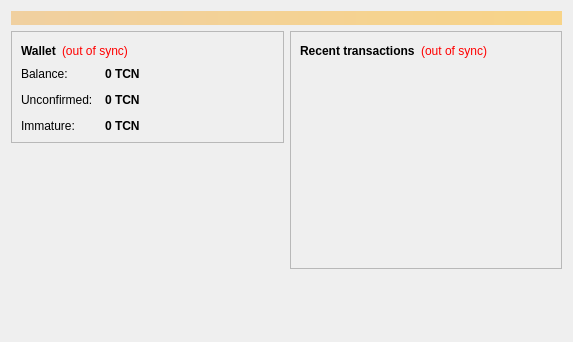
<?xml version="1.0" encoding="UTF-8"?>
<ui version="4.0">
 <class>OverviewPage</class>
 <widget class="QWidget" name="OverviewPage">
  <property name="geometry">
   <rect>
    <x>0</x>
    <y>0</y>
    <width>573</width>
    <height>342</height>
   </rect>
  </property>
  <property name="windowTitle">
   <string>Form</string>
  </property>
  <layout class="QVBoxLayout" name="topLayout">
   <item>
    <widget class="QLabel" name="labelAlerts">
     <property name="visible">
      <bool>false</bool>
     </property>
     <property name="styleSheet">
      <string notr="true">background-color: qlineargradient(x1: 0, y1: 0, x2: 1, y2: 0, stop:0 #F0D0A0, stop:1 #F8D488); color:#000000;</string>
     </property>
     <property name="wordWrap">
      <bool>true</bool>
     </property>
     <property name="margin">
      <number>3</number>
     </property>
    </widget>
   </item>
   <item>
    <layout class="QHBoxLayout" name="horizontalLayout" stretch="1,1">
     <item>
      <layout class="QVBoxLayout" name="verticalLayout_2">
       <item>
        <widget class="QFrame" name="frame">
         <property name="frameShape">
          <enum>QFrame::StyledPanel</enum>
         </property>
         <property name="frameShadow">
          <enum>QFrame::Raised</enum>
         </property>
         <layout class="QVBoxLayout" name="verticalLayout_4">
          <item>
           <layout class="QHBoxLayout" name="horizontalLayout_4">
            <item>
             <widget class="QLabel" name="label_5">
              <property name="font">
               <font>
                <weight>75</weight>
                <bold>true</bold>
               </font>
              </property>
              <property name="text">
               <string>Wallet</string>
              </property>
             </widget>
            </item>
            <item>
             <widget class="QLabel" name="labelWalletStatus">
              <property name="toolTip">
               <string>The displayed information may be out of date. Your wallet automatically synchronizes with the Tatsumicoin network after a connection is established, but this process has not completed yet.</string>
              </property>
              <property name="styleSheet">
               <string notr="true">QLabel { color: red; }</string>
              </property>
              <property name="text">
               <string notr="true">(out of sync)</string>
              </property>
              <property name="alignment">
               <set>Qt::AlignLeading|Qt::AlignLeft|Qt::AlignVCenter</set>
              </property>
             </widget>
            </item>
            <item>
             <spacer name="horizontalSpacer_2">
              <property name="orientation">
               <enum>Qt::Horizontal</enum>
              </property>
              <property name="sizeHint" stdset="0">
               <size>
                <width>40</width>
                <height>20</height>
               </size>
              </property>
             </spacer>
            </item>
           </layout>
          </item>
          <item>
           <layout class="QFormLayout" name="formLayout_2">
            <property name="fieldGrowthPolicy">
             <enum>QFormLayout::AllNonFixedFieldsGrow</enum>
            </property>
            <property name="horizontalSpacing">
             <number>12</number>
            </property>
            <property name="verticalSpacing">
             <number>12</number>
            </property>
            <item row="0" column="0">
             <widget class="QLabel" name="label">
              <property name="text">
               <string>Balance:</string>
              </property>
             </widget>
            </item>
            <item row="0" column="1">
             <widget class="QLabel" name="labelBalance">
              <property name="font">
               <font>
                <weight>75</weight>
                <bold>true</bold>
               </font>
              </property>
              <property name="cursor">
               <cursorShape>IBeamCursor</cursorShape>
              </property>
              <property name="toolTip">
               <string>Your current balance</string>
              </property>
              <property name="text">
               <string notr="true">0 TCN</string>
              </property>
              <property name="textInteractionFlags">
               <set>Qt::LinksAccessibleByMouse|Qt::TextSelectableByKeyboard|Qt::TextSelectableByMouse</set>
              </property>
             </widget>
            </item>
            <item row="1" column="0">
             <widget class="QLabel" name="label_3">
              <property name="text">
               <string>Unconfirmed:</string>
              </property>
             </widget>
            </item>
            <item row="1" column="1">
             <widget class="QLabel" name="labelUnconfirmed">
              <property name="font">
               <font>
                <weight>75</weight>
                <bold>true</bold>
               </font>
              </property>
              <property name="cursor">
               <cursorShape>IBeamCursor</cursorShape>
              </property>
              <property name="toolTip">
               <string>Total of transactions that have yet to be confirmed, and do not yet count toward the current balance</string>
              </property>
              <property name="text">
               <string notr="true">0 TCN</string>
              </property>
              <property name="textInteractionFlags">
               <set>Qt::LinksAccessibleByMouse|Qt::TextSelectableByKeyboard|Qt::TextSelectableByMouse</set>
              </property>
             </widget>
            </item>
            <item row="2" column="0">
             <widget class="QLabel" name="labelImmatureText">
              <property name="text">
               <string>Immature:</string>
              </property>
             </widget>
            </item>
            <item row="2" column="1">
             <widget class="QLabel" name="labelImmature">
              <property name="font">
               <font>
                <weight>75</weight>
                <bold>true</bold>
               </font>
              </property>
              <property name="toolTip">
               <string>Mined balance that has not yet matured</string>
              </property>
              <property name="text">
               <string notr="true">0 TCN</string>
              </property>
              <property name="textInteractionFlags">
               <set>Qt::LinksAccessibleByMouse|Qt::TextSelectableByKeyboard|Qt::TextSelectableByMouse</set>
              </property>
             </widget>
            </item>
           </layout>
          </item>
         </layout>
        </widget>
       </item>
       <item>
        <spacer name="verticalSpacer">
         <property name="orientation">
          <enum>Qt::Vertical</enum>
         </property>
         <property name="sizeHint" stdset="0">
          <size>
           <width>20</width>
           <height>40</height>
          </size>
         </property>
        </spacer>
       </item>
      </layout>
     </item>
     <item>
      <layout class="QVBoxLayout" name="verticalLayout_3">
       <item>
        <widget class="QFrame" name="frame_2">
         <property name="frameShape">
          <enum>QFrame::StyledPanel</enum>
         </property>
         <property name="frameShadow">
          <enum>QFrame::Raised</enum>
         </property>
         <layout class="QVBoxLayout" name="verticalLayout">
          <item>
           <layout class="QHBoxLayout" name="horizontalLayout_2">
            <item>
             <widget class="QLabel" name="label_4">
              <property name="text">
               <string>&lt;b&gt;Recent transactions&lt;/b&gt;</string>
              </property>
             </widget>
            </item>
            <item>
             <widget class="QLabel" name="labelTransactionsStatus">
              <property name="toolTip">
               <string>The displayed information may be out of date. Your wallet automatically synchronizes with the Tatsumicoin network after a connection is established, but this process has not completed yet.</string>
              </property>
              <property name="styleSheet">
               <string notr="true">QLabel { color: red; }</string>
              </property>
              <property name="text">
               <string notr="true">(out of sync)</string>
              </property>
              <property name="alignment">
               <set>Qt::AlignRight|Qt::AlignTrailing|Qt::AlignVCenter</set>
              </property>
             </widget>
            </item>
            <item>
             <spacer name="horizontalSpacer">
              <property name="orientation">
               <enum>Qt::Horizontal</enum>
              </property>
              <property name="sizeHint" stdset="0">
               <size>
                <width>40</width>
                <height>20</height>
               </size>
              </property>
             </spacer>
            </item>
           </layout>
          </item>
          <item>
           <widget class="QListView" name="listTransactions">
            <property name="styleSheet">
             <string notr="true">QListView { background: transparent; }</string>
            </property>
            <property name="frameShape">
             <enum>QFrame::NoFrame</enum>
            </property>
            <property name="verticalScrollBarPolicy">
             <enum>Qt::ScrollBarAlwaysOff</enum>
            </property>
            <property name="horizontalScrollBarPolicy">
             <enum>Qt::ScrollBarAlwaysOff</enum>
            </property>
            <property name="selectionMode">
             <enum>QAbstractItemView::NoSelection</enum>
            </property>
           </widget>
          </item>
         </layout>
        </widget>
       </item>
       <item>
        <spacer name="verticalSpacer_2">
         <property name="orientation">
          <enum>Qt::Vertical</enum>
         </property>
         <property name="sizeHint" stdset="0">
          <size>
           <width>20</width>
           <height>40</height>
          </size>
         </property>
        </spacer>
       </item>
      </layout>
     </item>
    </layout>
   </item>
  </layout>
 </widget>
 <resources/>
 <connections/>
</ui>
